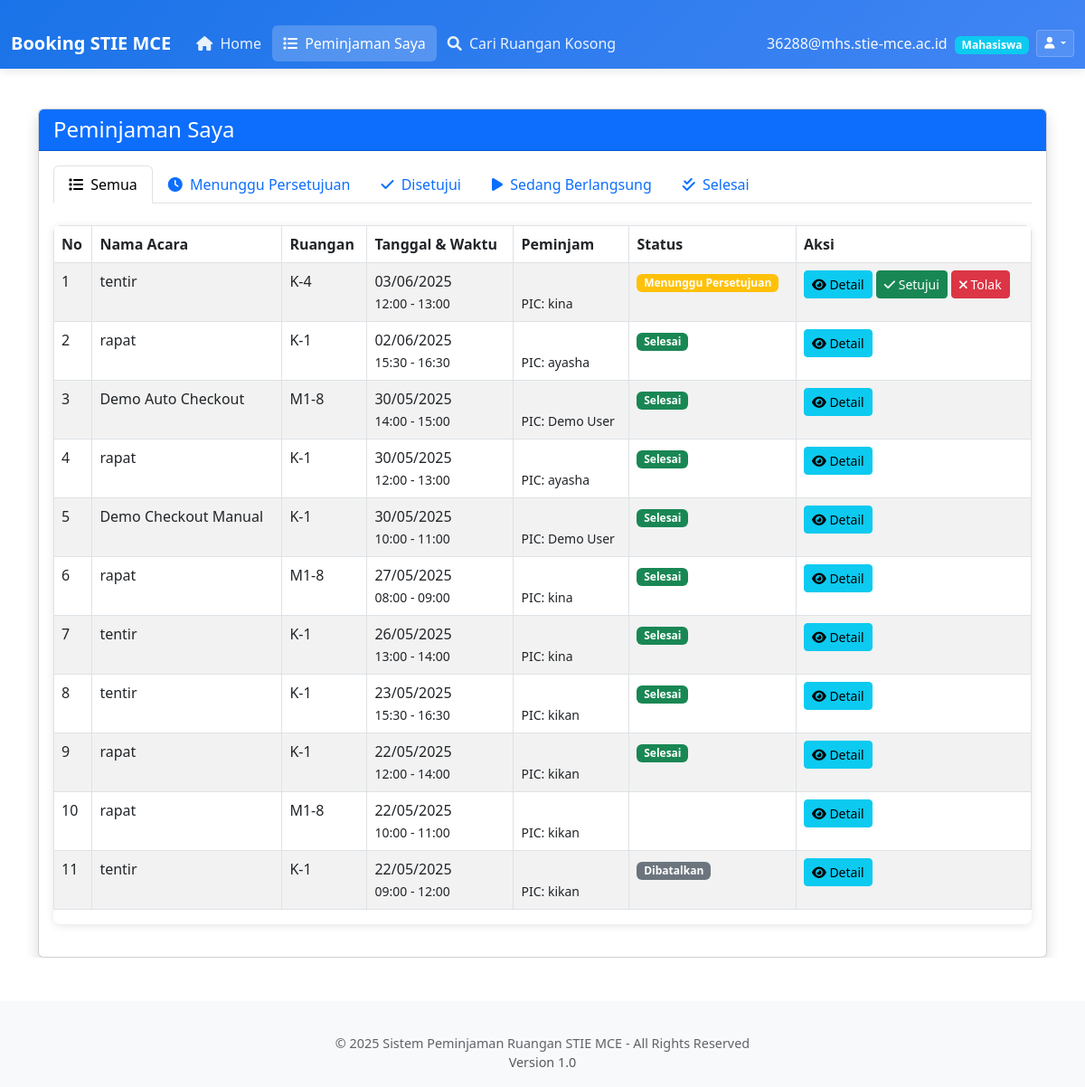
The app's page /my_bookings.php (signed in) with its own data.
### tables this page shows
CREATE TABLE `tbl_booking` (
  `id_booking` int(11) NOT NULL,
  `id_user` int(11) NOT NULL,
  `id_ruang` int(11) NOT NULL,
  `nama_acara` varchar(200) NOT NULL,
  `tanggal` date NOT NULL,
  `jam_mulai` time NOT NULL,
  `jam_selesai` time NOT NULL,
  `keterangan` text NOT NULL,
  `nama_penanggungjawab` varchar(100) NOT NULL,
  `no_penanggungjawab` int(15) NOT NULL,
  `status` enum('pending','approve','rejected','cancelled','active','done') NOT NULL DEFAULT 'pending',
  `checked_out_by` varchar(50) DEFAULT NULL,
  `checkout_status` enum('pending','manual_checkout','auto_completed','force_checkout') NOT NULL DEFAULT 'pending',
  `checkout_time` datetime DEFAULT NULL,
  `completion_note` varchar(255) DEFAULT NULL,
  `is_external` tinyint(1) NOT NULL DEFAULT 0,
  `user_can_activate` tinyint(1) DEFAULT 0 COMMENT 'User dapat mengaktifkan booking tanpa persetujuan admin',
  `activated_by_user` tinyint(1) DEFAULT 0 COMMENT 'Booking diaktifkan oleh user',
  `activated_at` datetime DEFAULT NULL,
  `activated_by` varchar(50) DEFAULT NULL,
  `activation_note` text DEFAULT NULL,
  `approved_at` datetime DEFAULT NULL,
  `approved_by` varchar(50) DEFAULT NULL,
  `approval_reason` text DEFAULT NULL,
  `cancelled_by` varchar(50) DEFAULT NULL,
  `cancelled_at` datetime DEFAULT NULL,
  `cancellation_reason` text DEFAULT NULL,
  `auto_approved` tinyint(1) DEFAULT 0 COMMENT 'Was this booking auto-approved?',
  `auto_approval_reason` varchar(255) DEFAULT NULL COMMENT 'Reason for auto-approval',
  `created_at` timestamp NOT NULL DEFAULT current_timestamp(),
  `id_recurring_schedule` int(11) DEFAULT NULL COMMENT 'Jika booking ini dari jadwal kuliah berulang',
  `booking_type` enum('manual','recurring','external') DEFAULT 'manual' COMMENT 'Jenis booking'
);

CREATE TABLE `tbl_ruang` (
  `id_ruang` int(11) NOT NULL,
  `id_gedung` int(11) NOT NULL,
  `nama_ruang` varchar(100) NOT NULL,
  `kapasitas` int(11) NOT NULL,
  `lokasi` varchar(50) NOT NULL,
  `fasilitas` text DEFAULT NULL COMMENT 'Daftar fasilitas ruangan',
  `allowed_roles` set('admin','mahasiswa','dosen','karyawan') DEFAULT 'admin,mahasiswa,dosen,karyawan' COMMENT 'Role yang boleh booking ruangan ini',
  `description` text DEFAULT NULL COMMENT 'Deskripsi ruangan'
);

### functions.php (called while the page is built, shortened)
<?php
function formatDate($date, $format = 'd/m/Y') {
    if ($date instanceof DateTime) {
        $dateObj = $date;
    } else {
        try {
            $dateObj = new DateTime($date);
        } catch (Exception $e) {
            return $date;
        }
    }
    switch ($format) {
        default:
            return $dateObj->format($format);
    }
}
function formatTime($time) {
    try {
        $timeObj = new DateTime($time);
        return $timeObj->format('H:i');
    } catch (Exception $e) {
        return $time;
    }
}
?>

### my_bookings.php (the view, shortened to what this page needs)
<?php
require_once 'config.php';
require_once 'functions.php';
$userId = $_SESSION['user_id'];
$status = isset($_GET['status']) ? $_GET['status'] : 'all';
if ($status === 'all') {
    $sql = "SELECT b.*, r.nama_ruang
            FROM tbl_booking b
            JOIN tbl_ruang r ON b.id_ruang = r.id_ruang
            WHERE b.id_user = ?
            ORDER BY b.tanggal DESC, b.jam_mulai DESC";
    $stmt = $conn->prepare($sql);
    $stmt->execute([$userId]);
}
$bookings = $stmt->fetchAll();
?>
<!DOCTYPE html>
<html lang="id">
<head>
    <link rel="stylesheet" href="style.css">
    <link rel="stylesheet" href="https://cdnjs.cloudflare.com/ajax/libs/font-awesome/6.0.0/css/all.min.css">
    <link rel="stylesheet" href="https://cdn.jsdelivr.net/npm/bootstrap@5.3.0/dist/css/bootstrap.min.css">
</head>
<body class="logged-in">
    <header>
        <?php include 'header.php'; ?>
    </header>
    <div class="container mt-4">
        <div class="card shadow">
            <div class="card-header bg-primary text-white">
                <h4 class="mb-0">Peminjaman Saya</h4>
            </div>
            <div class="card-body">
                <ul class="nav nav-tabs mb-4">
                    <li class="nav-item">
                        <a class="nav-link <?= $status === 'all' ? 'active' : '' ?>" href="?status=all">
                            <i class="fas fa-list me-1"></i> Semua
                        </a>
                    </li>
                    <li class="nav-item">
                        <a class="nav-link <?= $status === 'pending' ? 'active' : '' ?>" href="?status=pending">
                            <i class="fas fa-clock me-1"></i> Menunggu Persetujuan
                        </a>
                    </li>
                    <li class="nav-item">
                        <a class="nav-link <?= $status === 'approve' ? 'active' : '' ?>" href="?status=approve">
                            <i class="fas fa-check me-1"></i> Disetujui
                        </a>
                    </li>
                    <li class="nav-item">
                        <a class="nav-link <?= $status === 'active' ? 'active' : '' ?>" href="?status=active">
                            <i class="fas fa-play me-1"></i> Sedang Berlangsung
                        </a>
                    </li>
                    <li class="nav-item">
                        <a class="nav-link <?= $status === 'done' ? 'active' : '' ?>" href="?status=done">
                            <i class="fas fa-check-double me-1"></i> Selesai
                        </a>
                    </li>
                </ul>
               <div class="table-responsive">
                            <table class="table table-bordered table-striped table-hover">
                                <thead class="bg-light">
                                    <tr>
                                        <th>No</th>
                                        <th>Nama Acara</th>
                                        <th>Ruangan</th>
                                        <th>Tanggal & Waktu</th>
                                        <th>Peminjam</th>
                                        <th>Status</th>
                                        <th>Aksi</th>
                                    </tr>
                                </thead>
                                <tbody>
                                    <?php if (count($bookings) > 0): ?>
                                        <?php $i = 1; foreach ($bookings as $booking): ?>
                                            <tr>
                                                <td><?= $i++ ?></td>
                                                <td><?= htmlspecialchars($booking['nama_acara'] ?? '') ?></td>
                                                <td>
                                                    <?= htmlspecialchars($booking['nama_ruang'] ?? '') ?>
                                                </td>
                                                <td>
                                                    <?= formatDate($booking['tanggal']) ?><br>
                                                    <small><?= formatTime($booking['jam_mulai']) ?> - <?= formatTime($booking['jam_selesai']) ?></small>
                                                </td>
                                                <td>
                                                    <?= htmlspecialchars($booking['email'] ?? '') ?><br>
                                                    <small>PIC: <?= htmlspecialchars($booking['nama_penanggungjawab'] ?? '') ?></small>
                                                </td>
                                                <td>
                                                    <?php
                                                    $statusBadge = '';
                                                    switch ($booking['status']) {
                                                        case 'pending':
                                                            $statusBadge = '<span class="badge bg-warning">Menunggu Persetujuan</span>';
                                                            break;
                                                        case 'cancelled':
                                                            $statusBadge = '<span class="badge bg-secondary">Dibatalkan</span>';
                                                            break;
                                                        case 'done':
                                                            $statusBadge = '<span class="badge bg-success">Selesai</span>';
                                                            break;
                                                    }
                                                    echo $statusBadge;
                                                    ?>
                                                </td>
                                                <td>
                                                    <button type="button" class="btn btn-sm btn-info mb-1"
                                                            data-bs-toggle="modal"
                                                            data-bs-target="#detailModal<?= $booking['id_booking'] ?>">
                                                        <i class="fas fa-eye"></i> Detail
                                                    </button>
                                                    <?php if ($booking['status'] === 'pending'): ?>
                                                        <form method="post" class="d-inline-block">
                                                            <button type="submit" class="btn btn-sm btn-success mb-1"
                                                                    onclick="return confirm('Setujui peminjaman ini?')">
                                                                <i class="fas fa-check"></i> Setujui
                                                            </button>
                                                        </form>
                                                        <form method="post" class="d-inline-block">
                                                            <button type="submit" class="btn btn-sm btn-danger mb-1"
                                                                    onclick="return confirm('Tolak peminjaman ini?')">
                                                                <i class="fas fa-times"></i> Tolak
                                                            </button>
                                                        </form>
                                                    <?php endif; ?>
                                                </td>
                                            </tr>
                                        <?php endforeach; ?>
                                    <?php else: ?>
                                        <tr>
                                            <td colspan="7" class="text-center py-3">Tidak ada data peminjaman yang ditemukan.</td>
                                        </tr>
                                    <?php endif; ?>
                                </tbody>
                            </table>
                        </div>
                    </div>
                </div>
            </div>
    <footer class="mt-5 py-3 bg-light">
        <?php include 'footer.php'; ?>
    </footer>
</body>
</html>

### style.css (style rules this page uses)
:root { --primary-color: #1a73e8; --secondary-color: #4285f4; --success-color: #0f9d58; --warning-color: #f4b400; --danger-color: #db4437; --light-color: #f8f9fa; --dark-color: #202124; --gray-color: #5f6368; }
html, body { overflow-x: hidden; width: 100%; max-width: 100vw; scroll-behavior: smooth; }
body { font-family: 'Roboto', 'Segoe UI', Arial, sans-serif; background-color: #f5f5f5; color: #333; padding-top: 76px; }
.main-content, .dashboard-container, .container, .container-fluid { margin-top: 0; padding-top: 20px; max-width: 100%; overflow-x: hidden; }
.card { border: none; border-radius: 10px; overflow: hidden; transition: all 0.3s ease; }
.card-header { font-weight: 600; border-bottom: none; }
.table-responsive { width: 100%; overflow-x: auto; overflow-y: visible; -webkit-overflow-scrolling: touch; border-radius: 8px; box-shadow: 0 2px 10px rgba(0,0,0,0.1); margin-bottom: 20px; }
.btn { border-radius: 6px; padding: 8px 16px; font-weight: 500; transition: all 0.3s ease; }
.btn-danger { background-color: var(--danger-color); border-color: var(--danger-color); }
.badge { padding: 5px 8px; font-weight: 500; border-radius: 4px; }
footer { background-color: var(--light-color); color: var(--gray-color); text-align: center; font-size: 0.9rem; margin-top: 3rem; padding: 2rem 0; }

### records on screen
tbl_booking: nama_acara "tentir", id_ruang.nama_ruang "K-4", tanggal "03/06/2025", jam_mulai "12:00", jam_selesai "13:00", nama_penanggungjawab "kina", status "Menunggu Persetujuan"
tbl_booking: nama_acara "rapat", id_ruang.nama_ruang "K-1", tanggal "02/06/2025", jam_mulai "15:30", jam_selesai "16:30", nama_penanggungjawab "ayasha", status "Selesai"
tbl_booking: nama_acara "Demo Auto Checkout", id_ruang.nama_ruang "M1-8", tanggal "30/05/2025", jam_mulai "14:00", jam_selesai "15:00", nama_penanggungjawab "Demo User", status "Selesai"
tbl_booking: nama_acara "rapat", id_ruang.nama_ruang "K-1", tanggal "30/05/2025", jam_mulai "12:00", jam_selesai "13:00", nama_penanggungjawab "ayasha", status "Selesai"
tbl_booking: nama_acara "Demo Checkout Manual", id_ruang.nama_ruang "K-1", tanggal "30/05/2025", jam_mulai "10:00", jam_selesai "11:00", nama_penanggungjawab "Demo User", status "Selesai"
tbl_booking: nama_acara "rapat", id_ruang.nama_ruang "M1-8", tanggal "27/05/2025", jam_mulai "08:00", jam_selesai "09:00", nama_penanggungjawab "kina", status "Selesai"
tbl_booking: nama_acara "tentir", id_ruang.nama_ruang "K-1", tanggal "26/05/2025", jam_mulai "13:00", jam_selesai "14:00", nama_penanggungjawab "kina", status "Selesai"
tbl_booking: nama_acara "tentir", id_ruang.nama_ruang "K-1", tanggal "23/05/2025", jam_mulai "15:30", jam_selesai "16:30", nama_penanggungjawab "kikan", status "Selesai"
tbl_booking: nama_acara "rapat", id_ruang.nama_ruang "K-1", tanggal "22/05/2025", jam_mulai "12:00", jam_selesai "14:00", nama_penanggungjawab "kikan", status "Selesai"
tbl_booking: nama_acara "rapat", id_ruang.nama_ruang "M1-8", tanggal "22/05/2025", jam_mulai "10:00", jam_selesai "11:00", nama_penanggungjawab "kikan"
tbl_booking: nama_acara "tentir", id_ruang.nama_ruang "K-1", tanggal "22/05/2025", jam_mulai "09:00", jam_selesai "12:00", nama_penanggungjawab "kikan", status "Dibatalkan"

### other values on screen
$_SESSION['email'] "36288@mhs.stie-mce.ac.id"
$_SESSION['role'] "Mahasiswa"
$config['site_name'] "Sistem Peminjaman Ruangan STIE MCE"
